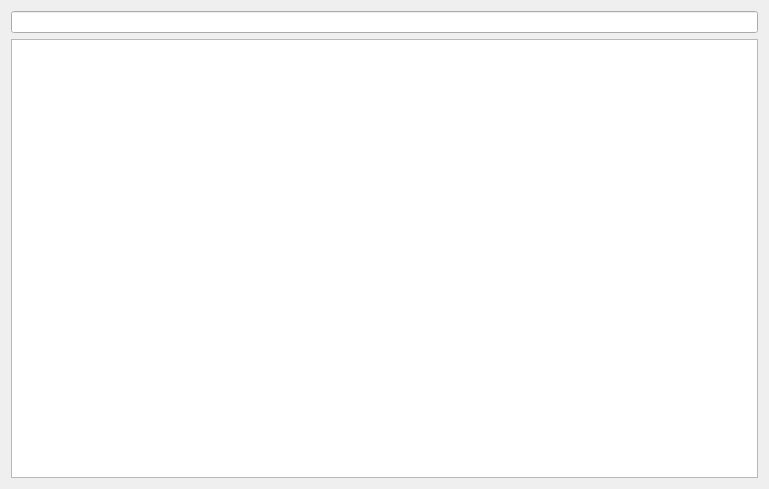
<?xml version="1.0" encoding="UTF-8"?>
<ui version="4.0">
 <class>FenetrePrincipale</class>
 <widget class="QMainWindow" name="FenetrePrincipale">
  <property name="geometry">
   <rect>
    <x>0</x>
    <y>0</y>
    <width>769</width>
    <height>489</height>
   </rect>
  </property>
  <property name="windowTitle">
   <string>Serveur Synergie</string>
  </property>
  <widget class="QWidget" name="centralWidget">
   <layout class="QGridLayout" name="gridLayout">
    <item row="2" column="0">
     <widget class="QTextEdit" name="txtSortie">
      <property name="styleSheet">
       <string notr="true">font: 9pt &quot;Monospace&quot;;</string>
      </property>
      <property name="readOnly">
       <bool>true</bool>
      </property>
     </widget>
    </item>
    <item row="1" column="0">
     <widget class="QLineEdit" name="txtEntree">
      <property name="styleSheet">
       <string notr="true">font: 9pt &quot;Monospace&quot;;</string>
      </property>
     </widget>
    </item>
   </layout>
  </widget>
  <widget class="QMenuBar" name="menuBar">
   <property name="geometry">
    <rect>
     <x>0</x>
     <y>0</y>
     <width>769</width>
     <height>23</height>
    </rect>
   </property>
  </widget>
 </widget>
 <layoutdefault spacing="6" margin="11"/>
 <resources/>
 <connections/>
</ui>
